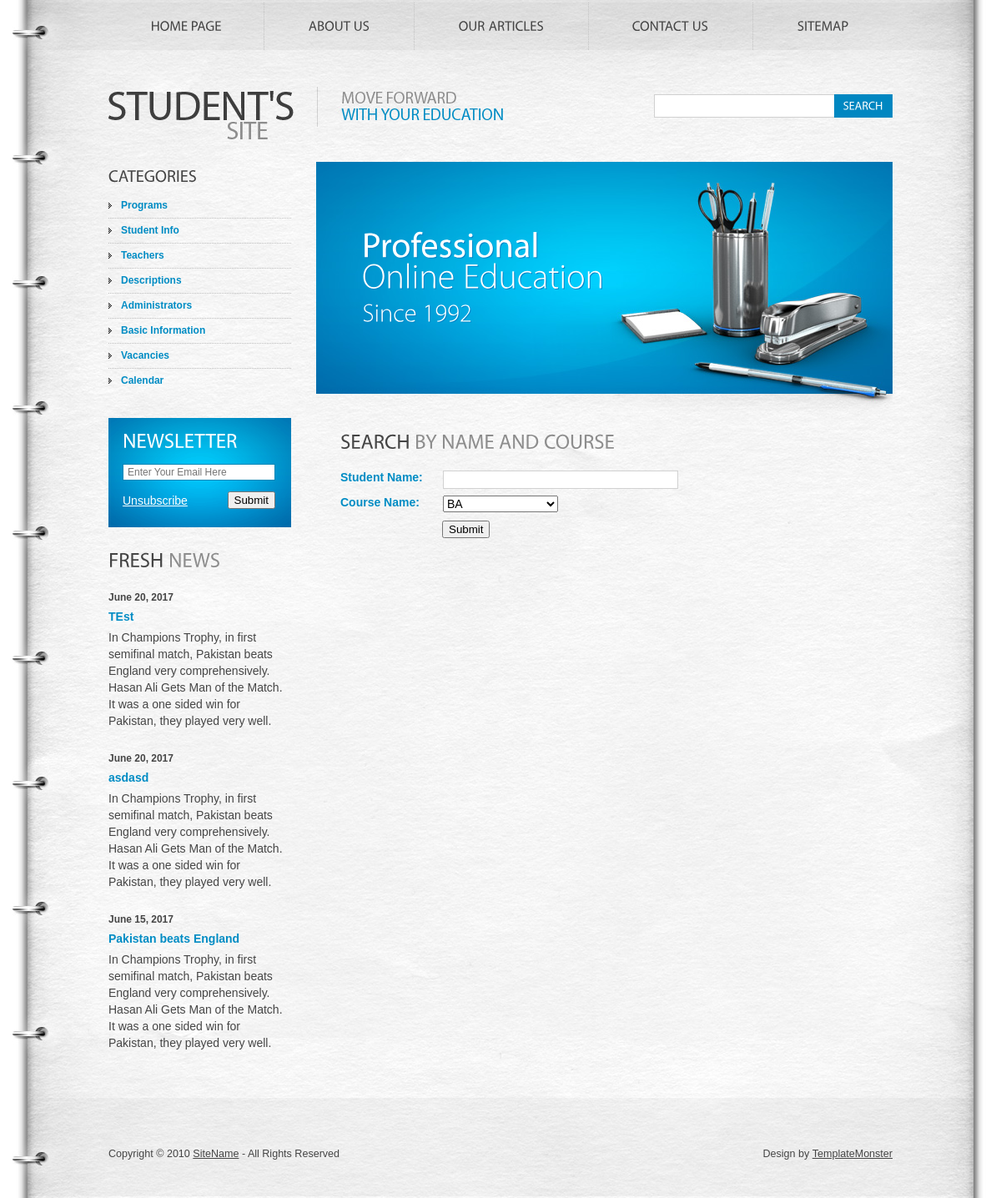
Page /index.php/students on the committed database.
### tables this page shows
CREATE TABLE `news` (
  `id` int(50) NOT NULL AUTO_INCREMENT,
  `title` varchar(500) NOT NULL,
  `news_content` varchar(5000) NOT NULL,
  `created_on` timestamp NOT NULL DEFAULT CURRENT_TIMESTAMP,
  `updated_on` timestamp NOT NULL DEFAULT CURRENT_TIMESTAMP ON UPDATE CURRENT_TIMESTAMP,
  PRIMARY KEY (`id`)
);

### application/controllers/Students.php (called while the page is built, shortened)
<?php if ( ! defined('BASEPATH')) exit('No direct script access allowed');
class Students extends CI_Controller {
    function __construct() {
        $this->load->helper('url');
        $this->load->library('javascript');
        $this->load->library('form_validation');
        $this->load->model('news');
        $this->load->model('User_login');
        $this->load->model('Student');
        $this->load->helper('course_helper');
    }
    public function index()
    {
        $data = $this->show_news();
        $this->load->view('student',$data);
    }
    public function show_news()
    {
        $result = $this->news->shownews();
        if($result == FALSE){
            $data["error"] = "Wait for some news to come";
        }
        else{
            $data["query_result"] = $this->news->shownews();
            return $data;
        }
    }
}

### index.php (called while the page is built, shortened)
<?php
require_once BASEPATH.'core/CodeIgniter.php';

### application/models/News.php (called while the page is built, shortened)
<?php
Class News extends CI_Model {
    public function shownews()
    {
        $this->db->select('*');
        $this->db->from('news');
        $this->db->limit(3);
        $this->db->order_by('created_on','desc');
        $query = $this->db->get();
        $result = $query->result_array();
        $count = count($result);
        if(empty($count)){
            return FALSE;
        }
        else{
            return $result;
        }
    }
    public function getAllCourse(){
        $query = $this->db->get('course');
            if($query->num_rows() == 0){
                return FALSE;
            }  else {
                $results = $query->result();
                return $results;
            }
    }
}

### application/helpers/course_helper.php (called while the page is built, shortened)
<?php if ( ! defined('BASEPATH')) exit('No direct script access allowed');
function getAllCourse(){
    $CI =& get_instance();
    $res = $CI->news->getAllCourse();
    return $res;
}

### application/views/student.php (the view, shortened to what this page needs)
<!DOCTYPE html>
<?php include("header.php"); ?>
<body id="page5">
<div class="wrap">
  <header>
    <div class="container">
      <h1><a href="#">Student's site</a></h1>
      <nav>
        <ul>
          <li><a href="<?php echo base_url(); ?>" class="m1">Home Page</a></li>
          <li><a href="<?php echo base_url(); ?>about" class="m2">About Us</a></li>
          <li><a href="<?php echo base_url(); ?>articles" class="m3">Our Articles</a></li>
          <li class=""><a href="<?php echo base_url(); ?>contact" class="m4">Contact Us</a></li>
          <li class="last"><a href="<?php echo base_url(); ?>sitemap" class="m5">Sitemap</a></li>
        </ul>
      </nav>
    <?php include ('sidebar.php'); ?>
    <section id="content">
      <div id="banner">
        <h2>Professional <span>Online Education <span>Since 1992</span></span></h2>
      </div>
      <div class="inside">
        <h2>Search <span>By Name and Course</span></h2>
        <?php
            $res = getAllCourse();
            echo form_open('students/studentDetail',array('id'=>"searchStudent"));
        ?>
          <fieldset id="contacts-form">
            <div class="field">
              <label>Student Name:</label>
              <input type="text" name="studentName" value="" id="studentName" />
            </div>
            <div class="field">
              <label>Course Name:</label>
              <select name="courseName" id="courseName">
                    <?php
                    foreach($res as $row)
                    {
                        echo"<option value='".$row->coursekey."'>".$row->coursekey."</option>";
                    }
                    ?>
              </select>
            </div>
            <button type="submit" class="btn btn-default"style="margin-left:122px">Submit</button>
          </fieldset>
        <?php
            echo form_close();
            echo "<div class='contact_error_msg'  style='color:red;padding-left:120px;padding-top: 20px;'>";
            echo "</div>";
        ?>
      </div>
    </section>
  </div>
</div>
<?php include("footer.php"); ?>
</body>
</html>

### application/views/header.php (shortened to what this page needs)
<html lang="en">
<head>
<link rel="stylesheet" href="<?php echo base_url(); ?>public/css/reset.css" type="text/css" media="all">
<link rel="stylesheet" href="<?php echo base_url(); ?>public/css/style.css" type="text/css" media="all">
<link rel="stylesheet" href="https://cdn.datatables.net/1.10.4/css/jquery.dataTables.min.css">
</head>

### application/views/sidebar.php (shortened to what this page needs)
  <form action="#" id="search-form">
      <fieldset>
        <div class="rowElem">
          <input type="text">
          <a href="#">Search</a></div>
      </fieldset>
    </form>
  </div>
</header>
<div class="container">
  <aside>
    <h3>Categories</h3>
    <ul class="categories">
      <li><span><a href="#">Programs</a></span></li>
      <li><span><a href="<?php echo base_url(); ?>student">Student Info</a></span></li>
      <li><span><a href="#">Teachers</a></span></li>
      <li><span><a href="#">Descriptions</a></span></li>
      <li><span><a href="#">Administrators</a></span></li>
      <li><span><a href="#">Basic Information</a></span></li>
      <li><span><a href="#">Vacancies</a></span></li>
      <li class="last"><span><a href="#">Calendar</a></span></li>
    </ul>
    <div id="newsletter-form" style='padding-bottom: 15px'>
      <fieldset>
        <div class="rowElem">
          <h2>Newsletter</h2>
          <?php echo form_open('index/subscription'); ?>
          <input type="email" name="email" placeholder="Enter Your Email Here"><input type="hidden" name="page" value="<?php echo $_SERVER["REQUEST_URI"]; ?>">
          <div class="clear"><a href="index/unsubscribe" class="fleft">Unsubscribe</a><button type="submit" class="btn btn-default fright">Submit</button></div>
          <?php echo form_close(); ?>
        </div>
      </fieldset>
    </div>
      <?php
          echo "<div class='newsletter_error_msg'  style='color:red;padding-bottom: 10px;'>";
          echo "</div>";
      ?>
    <h2>Fresh <span>News</span></h2>
    <ul class="news">
        <?php if (isset($query_result))
       foreach ($query_result as $row): ?>
          <li>
              <strong>
                  <?php
                  $originalDate = $row['created_on'];
                  $newDate = date("F j, Y", strtotime($originalDate));
                  echo $newDate; ?>
              </strong>
              <h4><a href="#"><?php echo $row['title']; ?></a></h4>
              <?php echo $row['news_content']; ?>
          </li>
      <?php endforeach;
      else
      {
       ?>
          <li>
              <h4><?php if (isset($error))echo $error; ?></h4>
          </li>
          <?php
      }
      ?>
    </ul>
  </aside>

### application/views/footer.php (shortened to what this page needs)
<footer>
  <div class="footerlink">
    <p class="lf">Copyright &copy; 2010 <a href="#">SiteName</a> - All Rights Reserved</p>
    <p class="rf">Design by <a href="http://www.templatemonster.com/">TemplateMonster</a></p>
  </div>
</footer>

### rows in the picture
news: created_on "June 20, 2017", title "TEst", news_content "In Champions Trophy, in first semifinal match, Pakistan beats England very comprehensively. Hasan Ali Gets Man of the Match. It was a one sided win for Pakistan, they played very well."
news: created_on "June 20, 2017", title "asdasd", news_content "In Champions Trophy, in first semifinal match, Pakistan beats England very comprehensively. Hasan Ali Gets Man of the Match. It was a one sided win for Pakistan, they played very well."
news: created_on "June 15, 2017", title "Pakistan beats England", news_content "In Champions Trophy, in first semifinal match, Pakistan beats England very comprehensively. Hasan Ali Gets Man of the Match. It was a one sided win for Pakistan, they played very well."

### other values in the picture
form field courseName "BA"
